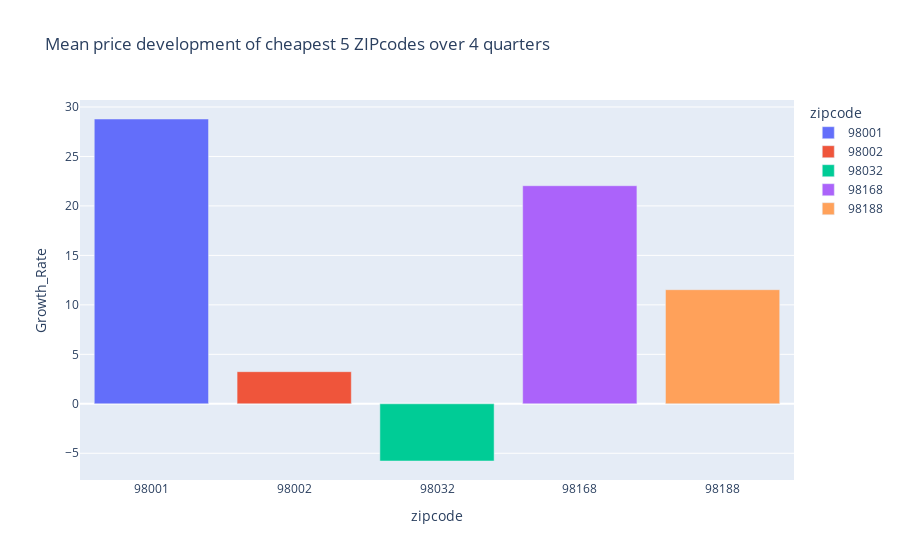

The cell this chart's notebook holds for it:
### Code cell
# show growth rate of those 5 ZIP codes over 1 year
fig = px.bar(
    growth_prc_df,
    x='zipcode',
    y='Growth_Rate',
    color='zipcode',
    title='Mean price development of cheapest 5 ZIPcodes over 4 quarters'
)

fig.show()

### Figure 1 — Plotly figure (JSON) as saved in the notebook; plotly's stock layout.template omitted (floating-point values rounded to 4 significant figures)
{"data": [{"hovertemplate": "zipcode=%{x}<br>Growth_Rate=%{y}<extra></extra>", "legendgroup": "98001", "marker": {"color": "#636efa", "pattern": {"shape": ""}}, "name": "98001", "orientation": "v", "showlegend": true, "textposition": "auto", "type": "bar", "x": ["98001"], "xaxis": "x", "y": [28.79], "yaxis": "y"}, {"hovertemplate": "zipcode=%{x}<br>Growth_Rate=%{y}<extra></extra>", "legendgroup": "98002", "marker": {"color": "#EF553B", "pattern": {"shape": ""}}, "name": "98002", "orientation": "v", "showlegend": true, "textposition": "auto", "type": "bar", "x": ["98002"], "xaxis": "x", "y": [3.247], "yaxis": "y"}, {"hovertemplate": "zipcode=%{x}<br>Growth_Rate=%{y}<extra></extra>", "legendgroup": "98032", "marker": {"color": "#00cc96", "pattern": {"shape": ""}}, "name": "98032", "orientation": "v", "showlegend": true, "textposition": "auto", "type": "bar", "x": ["98032"], "xaxis": "x", "y": [-5.781], "yaxis": "y"}, {"hovertemplate": "zipcode=%{x}<br>Growth_Rate=%{y}<extra></extra>", "legendgroup": "98168", "marker": {"color": "#ab63fa", "pattern": {"shape": ""}}, "name": "98168", "orientation": "v", "showlegend": true, "textposition": "auto", "type": "bar", "x": ["98168"], "xaxis": "x", "y": [22.04], "yaxis": "y"}, {"hovertemplate": "zipcode=%{x}<br>Growth_Rate=%{y}<extra></extra>", "legendgroup": "98188", "marker": {"color": "#FFA15A", "pattern": {"shape": ""}}, "name": "98188", "orientation": "v", "showlegend": true, "textposition": "auto", "type": "bar", "x": ["98188"], "xaxis": "x", "y": [11.53], "yaxis": "y"}], "layout": {"barmode": "relative", "legend": {"title": {"text": "zipcode"}, "tracegroupgap": 0}, "title": {"text": "Mean price development of cheapest 5 ZIPcodes over 4 quarters"}, "xaxis": {"anchor": "y", "categoryarray": ["98001", "98002", "98032", "98168", "98188"], "categoryorder": "array", "domain": [0, 1], "title": {"text": "zipcode"}}, "yaxis": {"anchor": "x", "domain": [0, 1], "title": {"text": "Growth_Rate"}}}}
